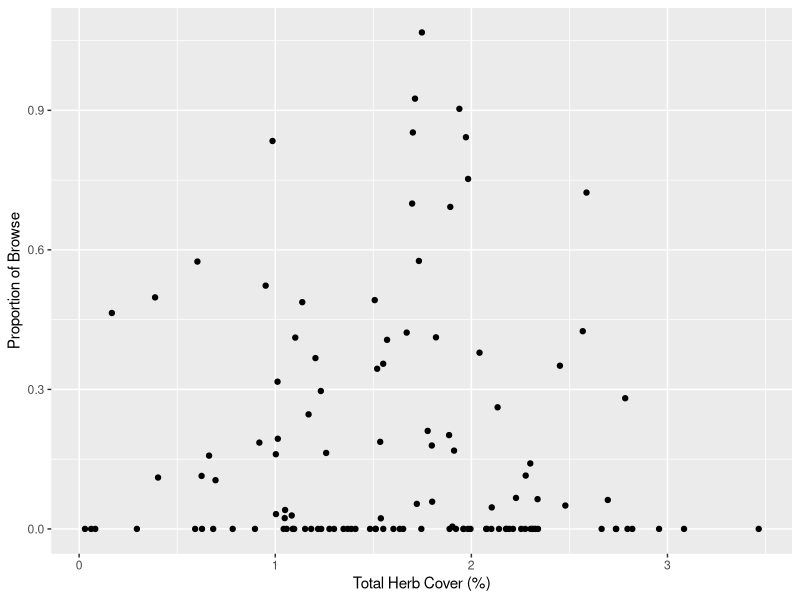
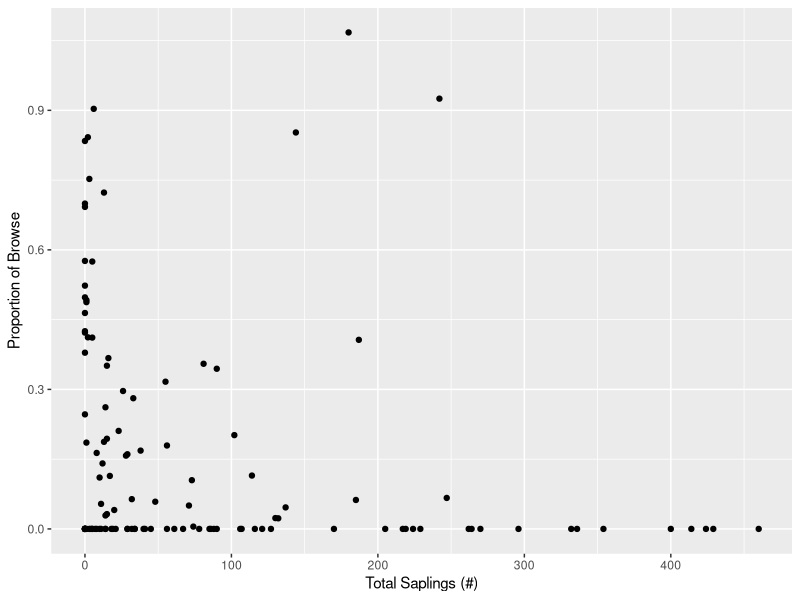

The R source for these figures, in order:
## ---- chunk 1
knitr::opts_chunk$set(echo = TRUE)
library(here)

## ---- chunk 2
library(ggplot2)

#Read in cleaned csv file
understory.browse <- read.csv(here::here('data/clean/understory_browse.csv'))

#Create scatterplots
#Number of saplings x proportion of browse
p.sap <- ggplot(understory.browse, aes(x=total.sapling, y=prop.browse)) + geom_point()+labs(x="Total Saplings (#)", y="Proportion of Browse")

#Herb percent cover x proportion of browse
p.herb <- ggplot(understory.browse, aes(x=total.herb, y=prop.browse)) + geom_point()+labs(x="Total Herb Cover (%)", y="Proportion of Browse")
